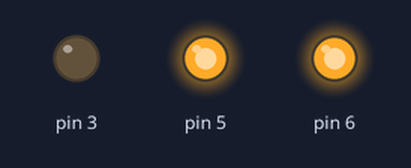
A sketch run on a simulated Arduino Uno, built with avr-gcc and run on an emulated ATmega328P. On the bench: output pins drawn as LEDs (lit = HIGH). Random numbers use the default seed unless the sketch sets one.

Above: at 0.1 s.
Timing chart, 0 to 1.6 s (numbered marks = the images above):
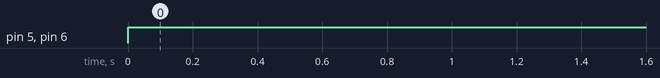

Measured:
- by itself, pin 5, pin 6: LOW → HIGH at 0.00 s

The sketch:

getallen_bende1.ino
```cpp
char A = random(999);
char B = random(999);
char C = random(999);
char D = random(999);

void setup() {
  pinMode(6, OUTPUT);
  pinMode(5, OUTPUT);
  pinMode(3, OUTPUT);
  Serial.begin(115200);

}

void loop() {


if (A > B || A < C){
  digitalWrite(6, HIGH);
}

if (C > A || A < B){
  digitalWrite(5, HIGH);
}

if (B > C || B  > A || C < A){
  digitalWrite(3, HIGH);
}

  delay(1000);
}
```
